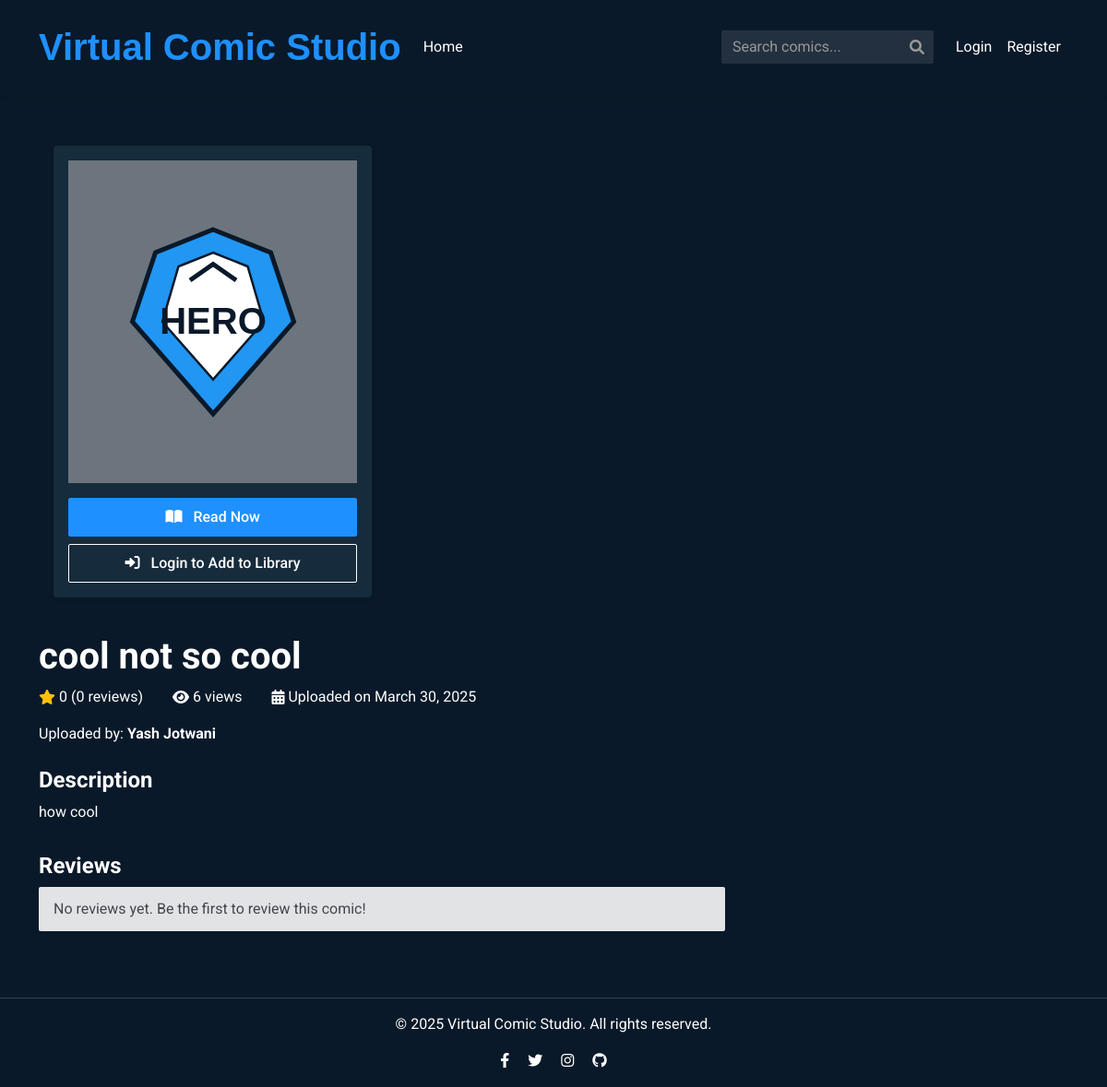
The app's page /comic/6, older data.
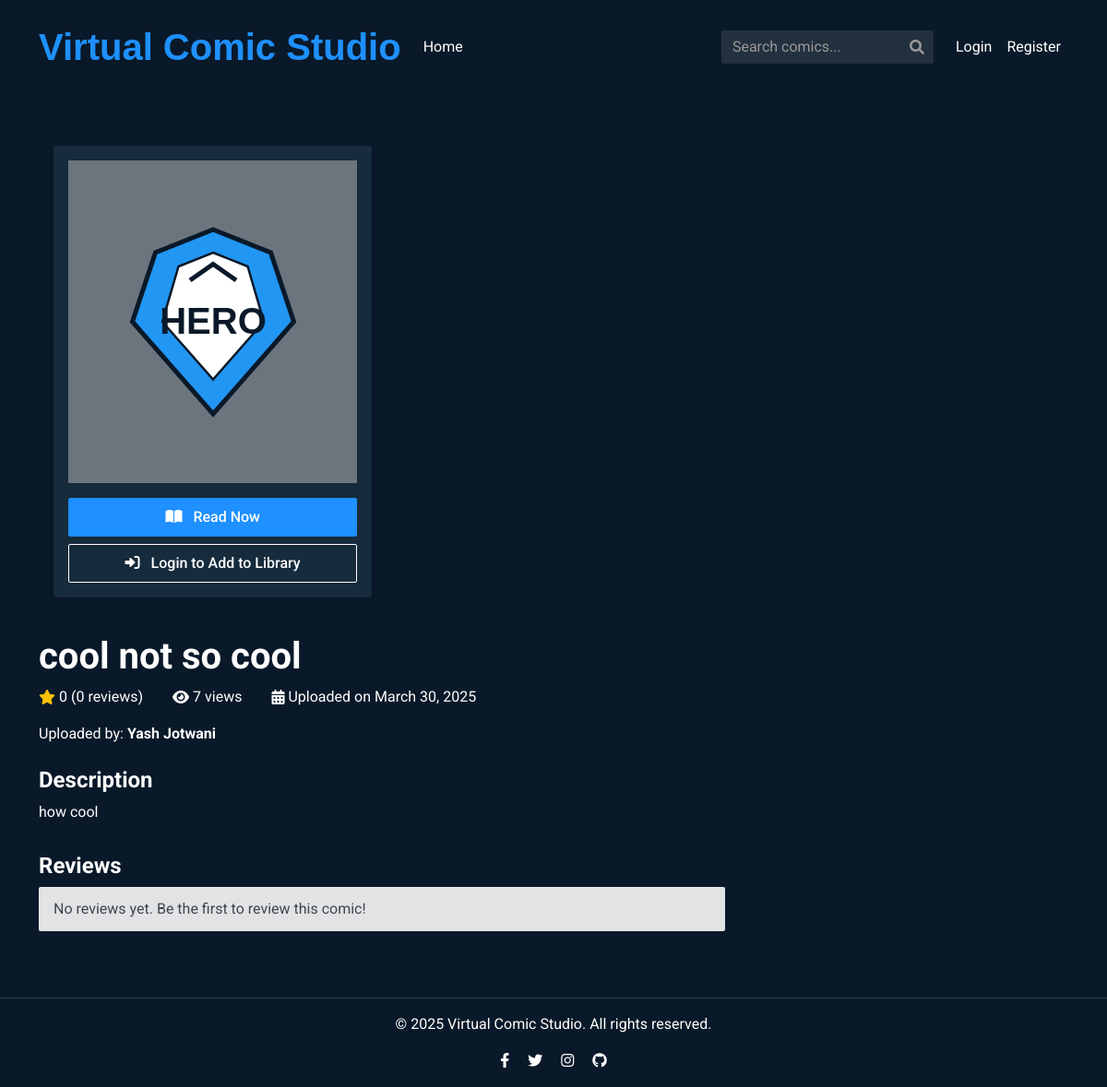
The same page, newer data.
### models.py (models this page shows, shortened)
class Comic(db.Model):
    id = db.Column(db.Integer, primary_key=True)
    title = db.Column(db.String(100), nullable=False)
    description = db.Column(db.Text, nullable=False)
    filename = db.Column(db.String(255), nullable=False, unique=True)
    owner_id = db.Column(db.Integer, db.ForeignKey('user.id'), nullable=False)
    upload_date = db.Column(db.DateTime, default=datetime.datetime.utcnow)
    views = db.Column(db.Integer, default=0)
    logo_id = db.Column(db.Integer, default=1) # Logo ID (1-5)
    reviews = db.relationship('Review', backref='comic', lazy='dynamic', cascade='all, delete-orphan')
    def get_average_rating(self):
        reviews = self.reviews.all()
        if not reviews:
            return 0
        return sum(review.rating for review in reviews) / len(reviews)
    def increment_views(self):
        self.views += 1
        db.session.commit()
        return self.views
    @property
    def ratings(self):
        return self.reviews.all()

### routes.py (the view)
@app.route('/comic/<comic_id>')
def comic_details(comic_id):
    comic = Comic.query.get(comic_id)
    if not comic:
        flash('Comic not found', 'danger')
        return redirect(url_for('index'))
    reviews = Review.query.filter_by(comic_id=comic_id).order_by(Review.created_at.desc()).all()
    owner = User.query.get(comic.owner_id)
    comic.increment_views()
    return render_template('comic_details.html', comic=comic, reviews=reviews, owner=owner,User = User)

### templates/comic_details.html (shortened to what the changed rows need)
    {% extends "layout.html" %}
    {% block content %}
            <div class="col-md-8">
                <h1 class="mb-2">{{ comic.title }}</h1>
                <div class="comic-stats mb-3">
                    <span class="me-3">
                        <i class="fas fa-star text-warning me-1"></i>
                        {{ comic.get_average_rating()|round(1) }} ({{ comic.ratings|length }} reviews)
                    </span>
                    <span class="me-3">
                        <i class="fas fa-eye me-1"></i>
                        {{ comic.views }} views
                    </span>
                    <span>
                        <i class="fas fa-calendar-alt me-1"></i>
                        Uploaded on {{ comic.upload_date.strftime('%B %d, %Y') }}
                    </span>
                </div>
                <div class="comic-author mb-4">
                    <p>Uploaded by: <strong>{{ owner.username }}</strong></p>
                </div>
                <div class="comic-description mb-4">
                    <h4>Description</h4>
                    <p>{{ comic.description }}</p>
                </div>
                <div class="reviews-section">
                    <h4>Reviews</h4>
                    {% if reviews|length > 0 %}
                        {% for review in reviews %}
                        <div class="review-card">
                            <div class="review-header">
                                <span class="review-user">
                                    {% set review_user = User.get_by_id(review.user_id) %}
                                    {{ review_user.username if review_user else 'Unknown User' }}
                                </span>
                                <span class="review-date">{{ review.created_at.strftime('%B %d, %Y') }}</span>
                            </div>
                            <div class="star-rating mb-2">
                                {% for i in range(5) %}
                                    {% if i < review.rating %}
                                    <i class="fas fa-star"></i>
                                    {% else %}
                                    <i class="far fa-star"></i>
                                    {% endif %}
                                {% endfor %}
                            </div>
                            <p>{{ review.text }}</p>
                        </div>
                        {% endfor %}
                    {% else %}
                    <div class="alert alert-secondary">
                    </div>
                    {% endif %}
                </div>
            </div>
    {% endblock %}

Row changes from the older to the newer data that the page shows:
changed Comic "cool not so cool": views "6" → "7"
